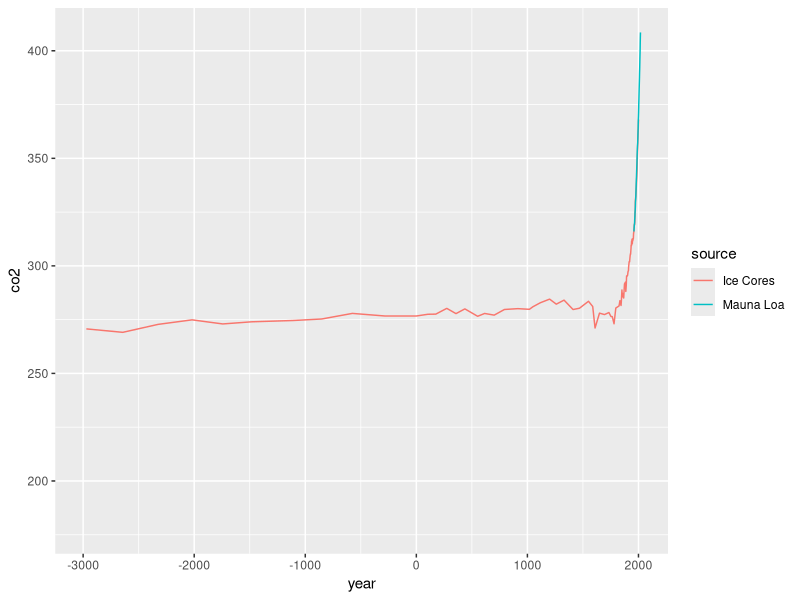

This chart was generated by the following R code:
library(tidyverse)
library(dslabs)
data(temp_carbon)
data(greenhouse_gases)
data(historic_co2)

str(historic_co2)

co2_time <- historic_co2 %>%
  ggplot(aes(year, co2, color=source)) +
  geom_line() + xlim(-3000, 2018)

co2_time
